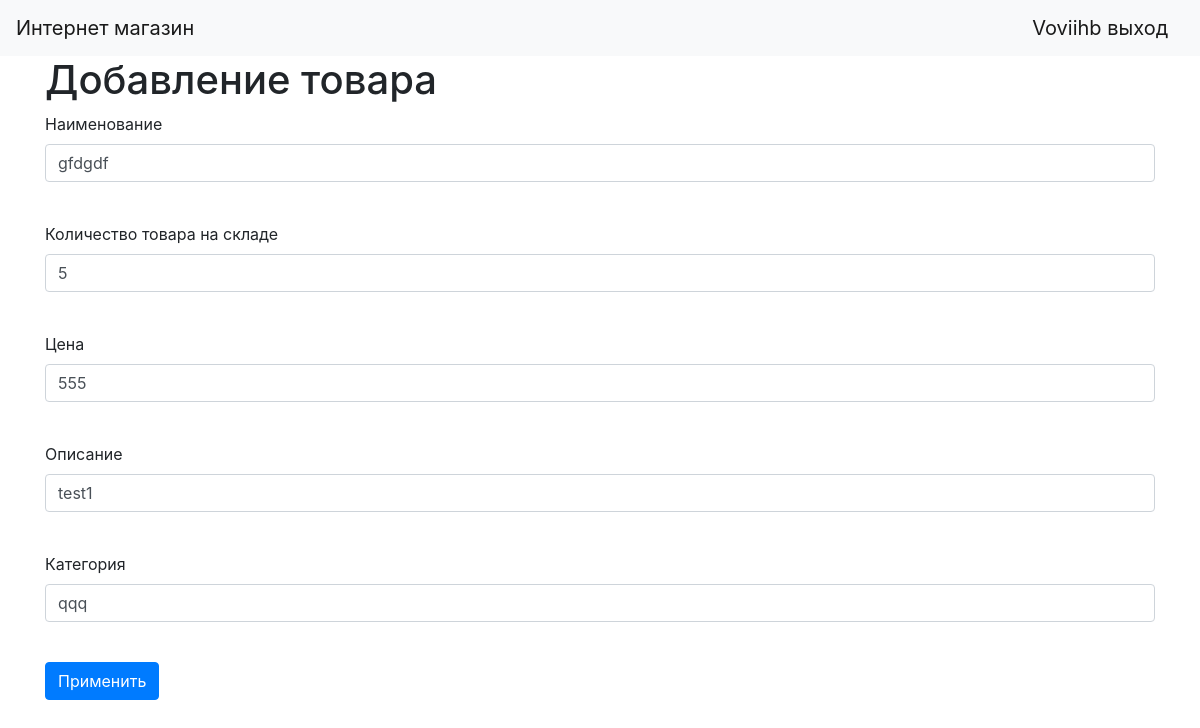
The page /edit_product/2 (signed in) on the database as committed earlier.
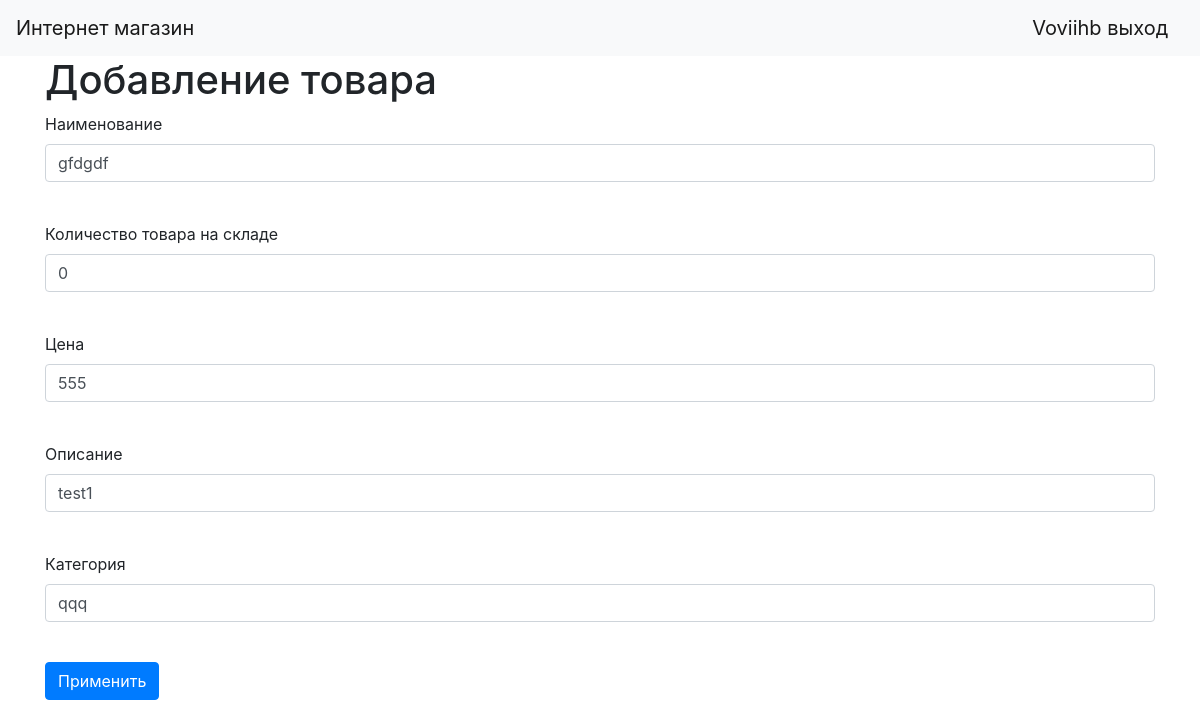
The same page on the database as committed later.
### data/products.py (models this page shows, shortened)
class Products(SqlAlchemyBase):
    __tablename__ = 'products'
    id = sqlalchemy.Column(sqlalchemy.Integer, primary_key=True, autoincrement=True)
    title = sqlalchemy.Column(sqlalchemy.String, nullable=True)
    quantity = sqlalchemy.Column(sqlalchemy.Integer, nullable=True)
    price = sqlalchemy.Column(sqlalchemy.Integer, nullable=True)
    description = sqlalchemy.Column(sqlalchemy.String, nullable=True)
    category = sqlalchemy.Column(sqlalchemy.String, nullable=True)
    user_id = sqlalchemy.Column(sqlalchemy.Integer, sqlalchemy.ForeignKey("users.id"))
    user = orm.relationship('User', foreign_keys="Products.user_id", backref="products")

### main.py (the view, shortened to what this page needs)
@app.route('/edit_product/<int:id>', methods=['GET', 'POST'])
@login_required
def edit_product(id):
    form = ProductsForm()
    if request.method == "GET":
        db_sess = db_session.create_session()
        products = db_sess.query(Products).filter((Products.id == id),
                                                  ((Products.user == current_user) | (current_user.id == 1))).first()
        if products:
            form.title.data = products.title
            form.quantity.data = products.quantity
            form.price.data = products.price
            form.description.data = products.description
            form.category.data = products.category
        else:
            abort(404)
    return render_template('products.html', title='Редактирование товара', form=form)

### forms/product.py
class ProductsForm(FlaskForm):
    title = StringField("Наименование", validators=[DataRequired()])
    quantity = IntegerField("Количество товара на складе", validators=[DataRequired()])
    price = IntegerField("Цена", validators=[DataRequired()])
    description = StringField("Описание", validators=[DataRequired()])
    category = StringField("Категория")
    submit = SubmitField('Применить')

### data/db_session.py (called while the page is built)
def create_session() -> Session:
    global __factory
    return __factory()

### main.py (called while the page is built)
@login_manager.user_loader
def load_user(user_id):
    db_sess = db_session.create_session()
    return db_sess.query(User).get(user_id)

### templates/products.html (shortened to what this page needs)
{% extends "base.html" %}
{% block content %}
    <h1>Добавление товара</h1>
    <form action="" method="post">
        <p>
            {{ form.title.label }}<br>
            {{ form.title(class="form-control") }}<br>
        </p>
        <p>
            {{ form.quantity.label }}<br>
            {{ form.quantity(class="form-control") }}<br>
        </p>
        <p>
            {{ form.price.label }}<br>
            {{ form.price(class="form-control") }}<br>
        </p>
        <p>
            {{ form.description.label }}<br>
            {{ form.description(class="form-control") }}<br>
        </p>
        <p>
            {{ form.category.label }}<br>
            {{ form.category(class="form-control") }}<br>
        </p>
        <p>{{ form.submit(type="submit", class="btn btn-primary") }}</p>
    </form>
{% endblock %}

Rows that differ between the two databases and show on the page:
changed Products "gfdgdf": quantity "5" → "0"
